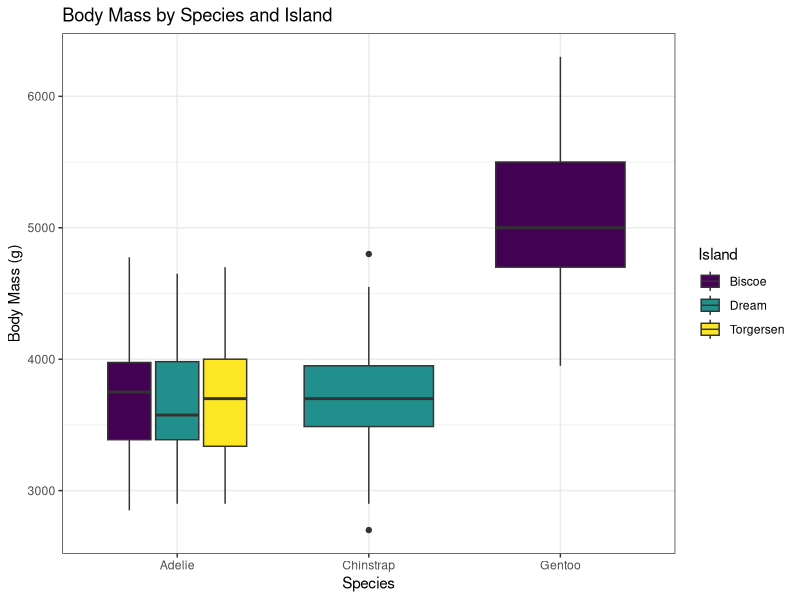

The R source for this figure:
library(tidyverse)
library(palmerpenguins)
library(beeswarm)
## I am making a short plot of pamlmer pengins to see how to commit into github

### palmer penguins plot
ggplot(data = penguins, aes(x= species, 
                            y = body_mass_g, 
                            fill = island)) +
  geom_boxplot() +
  theme_bw() +
  scale_fill_viridis_d() +
  labs(title = "Body Mass by Species and Island",
       x = "Species",
       y = "Body Mass (g)",
       fill = "Island") 
  
